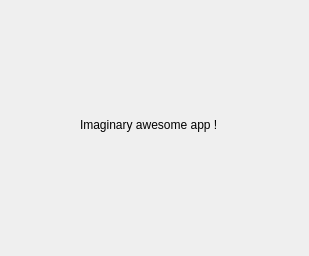
<?xml version="1.0" encoding="UTF-8"?>
<ui version="4.0">
 <class>SecondWindow</class>
 <widget class="QDialog" name="SecondWindow">
  <property name="geometry">
   <rect>
    <x>0</x>
    <y>0</y>
    <width>309</width>
    <height>256</height>
   </rect>
  </property>
  <property name="windowTitle">
   <string>Dialog</string>
  </property>
  <widget class="QLabel" name="label">
   <property name="geometry">
    <rect>
     <x>80</x>
     <y>100</y>
     <width>151</width>
     <height>50</height>
    </rect>
   </property>
   <property name="text">
    <string>Imaginary awesome app !</string>
   </property>
  </widget>
 </widget>
 <resources/>
 <connections/>
</ui>
